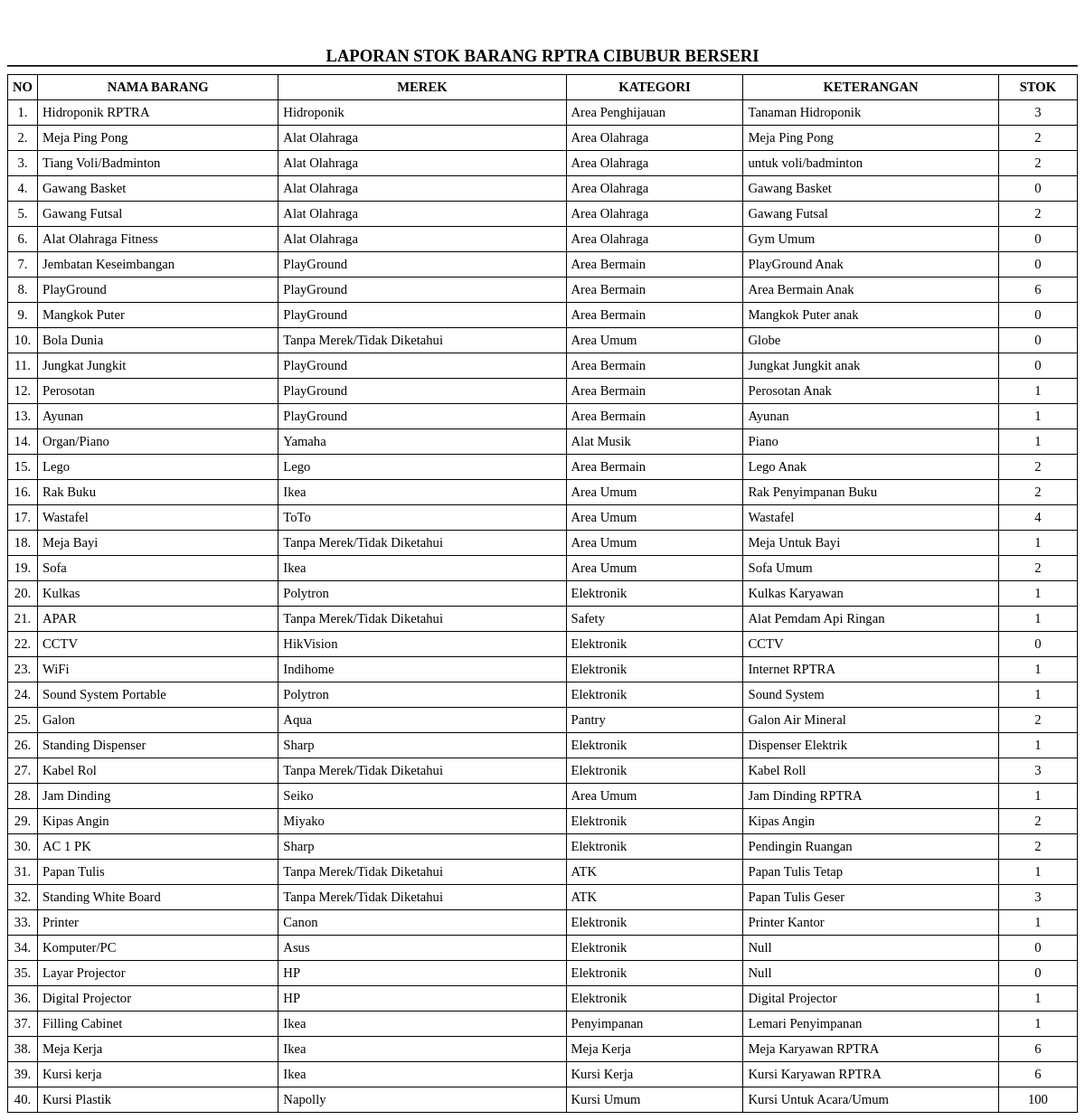
The page /process/lap_stok_barang.php on the database its author committed.
### tables this page shows
CREATE TABLE `barang` (
  `idbarang` int(11) NOT NULL,
  `merek_id` int(11) NOT NULL,
  `kategori_id` int(11) NOT NULL,
  `nama_barang` varchar(128) NOT NULL,
  `keterangan` varchar(256) NOT NULL,
  `stok` int(11) NOT NULL
);

CREATE TABLE `merek` (
  `idmerek` int(11) NOT NULL,
  `nama_merek` varchar(128) NOT NULL,
  `keterangan` varchar(256) NOT NULL
);

CREATE TABLE `kategori` (
  `idkategori` int(11) NOT NULL,
  `nama_kategori` varchar(128) NOT NULL,
  `keterangan` varchar(256) NOT NULL
);

### process/lap_stok_barang.php (the view, shortened to what this page needs)
<?php
include ('../config/function.php');
?>
<html>
<head>
</head>
<body>
    <?php
    $query = mysqli_query($con,"SELECT x.*,x1.nama_merek,x2.nama_kategori FROM barang x JOIN merek x1 ON x1.idmerek=x.merek_id JOIN kategori x2 ON x2.idkategori=x.kategori_id ORDER BY x.idbarang DESC")or die(mysqli_error($con));
    ?>
    <div style="page-break-after:always;text-align:center;margin-top:5%;">
        <div style="line-height:5px;">
            <h2>LAPORAN STOK BARANG RPTRA CIBUBUR BERSERI</h2>
        </div>
        <hr style="border-color:black;">
        <table class="tab">
            <tr>
                <th width="20">NO</th>
                <th>NAMA BARANG</th>
                <th>MEREK</th>
                <th>KATEGORI</th>
                <th>KETERANGAN</th>
                <th>STOK</th>
            </tr>
            <?php $n=1; while($row = mysqli_fetch_array($query)): ?>
            <tr>
                <td align="center"><?= $n++.'.'; ?></td>
                <td><?= $row['nama_barang']; ?></td>
                <td><?= $row['nama_merek']; ?></td>
                <td><?= $row['nama_kategori']; ?></td>
                <td><?= $row['keterangan']; ?></td>
                <td style="text-align: center;"><?= $row['stok']; ?></td>
            </tr>
            <?php endwhile; ?>
        </table>
    </div>
</body>
</html>

### process/lap_stok_barang.php (style rules this page uses)
h2 { padding: 0px; margin: 0px; font-size: 14pt; }
table { border-collapse: collapse; border: 1px solid #000; font-size: 11pt; }
th, td { border: 1px solid #000; padding: 5px; }
table.tab { table-layout: auto; width: 100%; }

### rows shown on the page
barang: nama_barang "Hidroponik RPTRA", merek.nama_merek "Hidroponik", kategori.nama_kategori "Area Penghijauan", keterangan "Tanaman Hidroponik", stok "3"
barang: nama_barang "Meja Ping Pong", merek.nama_merek "Alat Olahraga", kategori.nama_kategori "Area Olahraga", keterangan "Meja Ping Pong", stok "2"
barang: nama_barang "Tiang Voli/Badminton", merek.nama_merek "Alat Olahraga", kategori.nama_kategori "Area Olahraga", keterangan "untuk voli/badminton", stok "2"
barang: nama_barang "Gawang Basket", merek.nama_merek "Alat Olahraga", kategori.nama_kategori "Area Olahraga", keterangan "Gawang Basket", stok "0"
barang: nama_barang "Gawang Futsal", merek.nama_merek "Alat Olahraga", kategori.nama_kategori "Area Olahraga", keterangan "Gawang Futsal", stok "2"
barang: nama_barang "Alat Olahraga Fitness", merek.nama_merek "Alat Olahraga", kategori.nama_kategori "Area Olahraga", keterangan "Gym Umum", stok "0"
barang: nama_barang "Jembatan Keseimbangan", merek.nama_merek "PlayGround", kategori.nama_kategori "Area Bermain", keterangan "PlayGround Anak", stok "0"
barang: nama_barang "PlayGround", merek.nama_merek "PlayGround", kategori.nama_kategori "Area Bermain", keterangan "Area Bermain Anak", stok "6"
barang: nama_barang "Mangkok Puter", merek.nama_merek "PlayGround", kategori.nama_kategori "Area Bermain", keterangan "Mangkok Puter anak", stok "0"
barang: nama_barang "Bola Dunia", merek.nama_merek "Tanpa Merek/Tidak Diketahui", kategori.nama_kategori "Area Umum", keterangan "Globe", stok "0"
barang: nama_barang "Jungkat Jungkit", merek.nama_merek "PlayGround", kategori.nama_kategori "Area Bermain", keterangan "Jungkat Jungkit anak", stok "0"
barang: nama_barang "Perosotan", merek.nama_merek "PlayGround", kategori.nama_kategori "Area Bermain", keterangan "Perosotan Anak", stok "1"
barang: nama_barang "Ayunan", merek.nama_merek "PlayGround", kategori.nama_kategori "Area Bermain", keterangan "Ayunan", stok "1"
barang: nama_barang "Organ/Piano", merek.nama_merek "Yamaha", kategori.nama_kategori "Alat Musik", keterangan "Piano", stok "1"
barang: nama_barang "Lego", merek.nama_merek "Lego", kategori.nama_kategori "Area Bermain", keterangan "Lego Anak", stok "2"
barang: nama_barang "Rak Buku", merek.nama_merek "Ikea", kategori.nama_kategori "Area Umum", keterangan "Rak Penyimpanan Buku", stok "2"
barang: nama_barang "Wastafel", merek.nama_merek "ToTo", kategori.nama_kategori "Area Umum", keterangan "Wastafel", stok "4"
barang: nama_barang "Meja Bayi", merek.nama_merek "Tanpa Merek/Tidak Diketahui", kategori.nama_kategori "Area Umum", keterangan "Meja Untuk Bayi", stok "1"
barang: nama_barang "Sofa", merek.nama_merek "Ikea", kategori.nama_kategori "Area Umum", keterangan "Sofa Umum", stok "2"
barang: nama_barang "Kulkas", merek.nama_merek "Polytron", kategori.nama_kategori "Elektronik", keterangan "Kulkas Karyawan", stok "1"
barang: nama_barang "APAR", merek.nama_merek "Tanpa Merek/Tidak Diketahui", kategori.nama_kategori "Safety", keterangan "Alat Pemdam Api Ringan", stok "1"
barang: nama_barang "CCTV", merek.nama_merek "HikVision", kategori.nama_kategori "Elektronik", keterangan "CCTV", stok "0"
barang: nama_barang "WiFi", merek.nama_merek "Indihome", kategori.nama_kategori "Elektronik", keterangan "Internet RPTRA", stok "1"
barang: nama_barang "Sound System Portable", merek.nama_merek "Polytron", kategori.nama_kategori "Elektronik", keterangan "Sound System", stok "1"
barang: nama_barang "Galon", merek.nama_merek "Aqua", kategori.nama_kategori "Pantry", keterangan "Galon Air Mineral", stok "2"
barang: nama_barang "Standing Dispenser", merek.nama_merek "Sharp", kategori.nama_kategori "Elektronik", keterangan "Dispenser Elektrik", stok "1"
barang: nama_barang "Kabel Rol", merek.nama_merek "Tanpa Merek/Tidak Diketahui", kategori.nama_kategori "Elektronik", keterangan "Kabel Roll", stok "3"
barang: nama_barang "Jam Dinding", merek.nama_merek "Seiko", kategori.nama_kategori "Area Umum", keterangan "Jam Dinding RPTRA", stok "1"
barang: nama_barang "Kipas Angin", merek.nama_merek "Miyako", kategori.nama_kategori "Elektronik", keterangan "Kipas Angin", stok "2"
barang: nama_barang "AC 1 PK", merek.nama_merek "Sharp", kategori.nama_kategori "Elektronik", keterangan "Pendingin Ruangan", stok "2"
barang: nama_barang "Papan Tulis", merek.nama_merek "Tanpa Merek/Tidak Diketahui", kategori.nama_kategori "ATK", keterangan "Papan Tulis Tetap", stok "1"
barang: nama_barang "Standing White Board", merek.nama_merek "Tanpa Merek/Tidak Diketahui", kategori.nama_kategori "ATK", keterangan "Papan Tulis Geser", stok "3"
barang: nama_barang "Printer", merek.nama_merek "Canon", kategori.nama_kategori "Elektronik", keterangan "Printer Kantor", stok "1"
barang: nama_barang "Komputer/PC", merek.nama_merek "Asus", kategori.nama_kategori "Elektronik", keterangan "Null", stok "0"
barang: nama_barang "Layar Projector", merek.nama_merek "HP", kategori.nama_kategori "Elektronik", keterangan "Null", stok "0"
barang: nama_barang "Digital Projector", merek.nama_merek "HP", kategori.nama_kategori "Elektronik", keterangan "Digital Projector", stok "1"
barang: nama_barang "Filling Cabinet", merek.nama_merek "Ikea", kategori.nama_kategori "Penyimpanan", keterangan "Lemari Penyimpanan", stok "1"
barang: nama_barang "Meja Kerja", merek.nama_merek "Ikea", kategori.nama_kategori "Meja Kerja", keterangan "Meja Karyawan RPTRA", stok "6"
barang: nama_barang "Kursi kerja", merek.nama_merek "Ikea", kategori.nama_kategori "Kursi Kerja", keterangan "Kursi Karyawan RPTRA", stok "6"
barang: nama_barang "Kursi Plastik", merek.nama_merek "Napolly", kategori.nama_kategori "Kursi Umum", keterangan "Kursi Untuk Acara/Umum", stok "100"
